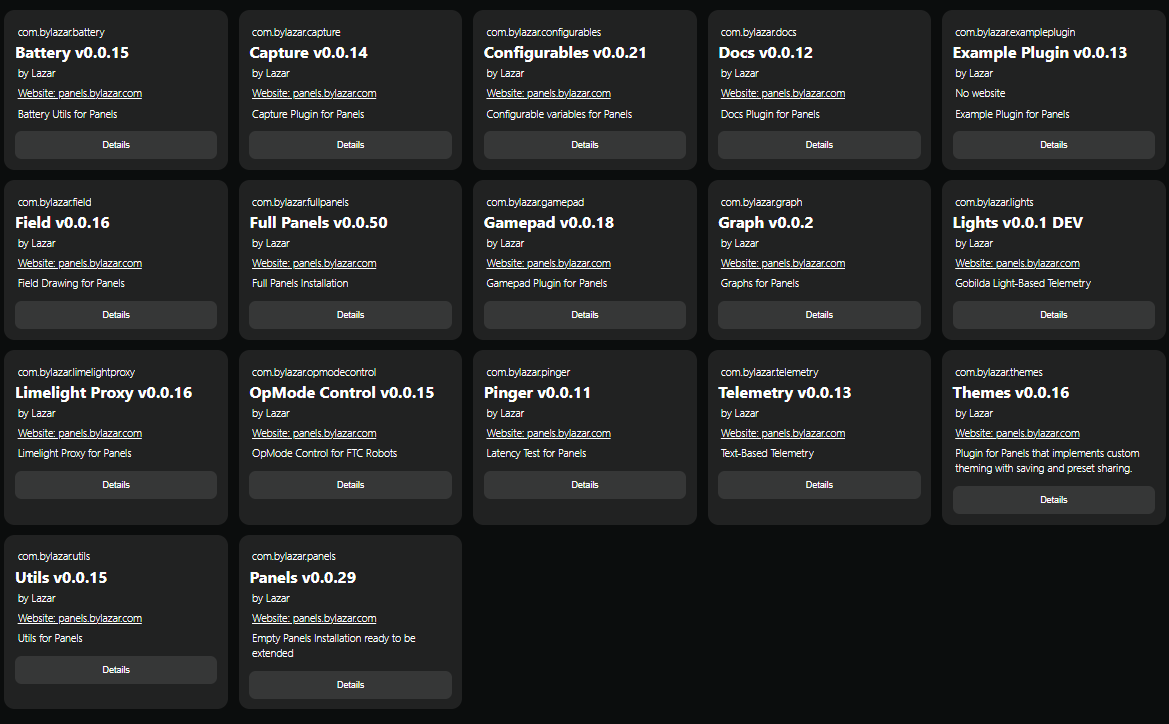
#> input picture input/all-plugins.png, 1169 x 724 px; its folder holds only this picture in this run
$ python main.py
#> lines starting #> are read from the running program, lines starting #| are printed output that depends on the picture; after the words box and inside, x2 and y2 are one past the last pixel; in counts of white or black regions, pixels touching at a corner belong together
from PIL import Image
import os
import math
from collections import deque

SRC_DIR = "input"
DST_DIR = "out"
TARGET_HEX = "0b0d0d"
REPLACEMENT = (0, 0, 0, 0)
FUZZ = 0.08
TRIM_ALPHA_THRESHOLD = 1


def hex_to_rgb(s):
    s = s.strip().lstrip("#")
    if len(s) == 3:
        s = "".join(ch*2 for ch in s)
    if len(s) not in (6, 8):
        raise ValueError(f"Bad hex '{s}'")
    r = int(s[0:2], 16)
    g = int(s[2:4], 16)
    b = int(s[4:6], 16)
    a = int(s[6:8], 16) if len(s) == 8 else 255
    return (r, g, b, a)


def close_enough_rgb(a, b, fuzz):
    dr, dg, db = a[0]-b[0], a[1]-b[1], a[2]-b[2]
    dist = math.sqrt(dr*dr + dg*dg + db*db)
    return (dist / (math.sqrt(3)*255)) <= fuzz


def is_target_pixel(px_val, target_rgba, fuzz):
    r, g, b, a = px_val
    if a <= TRIM_ALPHA_THRESHOLD:
        return False
    return close_enough_rgb((r, g, b, a), target_rgba, fuzz)


os.makedirs(DST_DIR, exist_ok=True)
TARGET = hex_to_rgb(TARGET_HEX)

for name in os.listdir(SRC_DIR):
    if not name.lower().endswith(".png"):
        continue

    src_path = os.path.join(SRC_DIR, name)
    im = Image.open(src_path).convert("RGBA")
#> im is the input picture: PIL image 1169x724 RGBA; mean R, G, B, A 38, 39.2, 39.2, 255
    w, h = im.size
#> w = 1169; h = 724
    px = im.load()

    visited = [[False]*w for _ in range(h)]
    q = deque()

    for x in range(w):
        q.append((x, 0))
        q.append((x, h-1))
    for y in range(h):
        q.append((0, y))
        q.append((w-1, y))

    while q:
        x, y = q.popleft()
        if visited[y][x]:
            continue
        visited[y][x] = True

        if is_target_pixel(px[x, y], TARGET, FUZZ):
            if len(REPLACEMENT) == 4:
                px[x, y] = REPLACEMENT
            else:
                r, g, b, a = px[x, y]
                px[x, y] = (*REPLACEMENT, a)

            if y > 0 and not visited[y-1][x]:
                q.append((x, y-1))
            if y < h-1 and not visited[y+1][x]:
                q.append((x, y+1))
            if x > 0 and not visited[y][x-1]:
                q.append((x-1, y))
            if x < w-1 and not visited[y][x+1]:
                q.append((x+1, y))
#> after the loop, visited = 724 items

    alpha = im.getchannel("A")
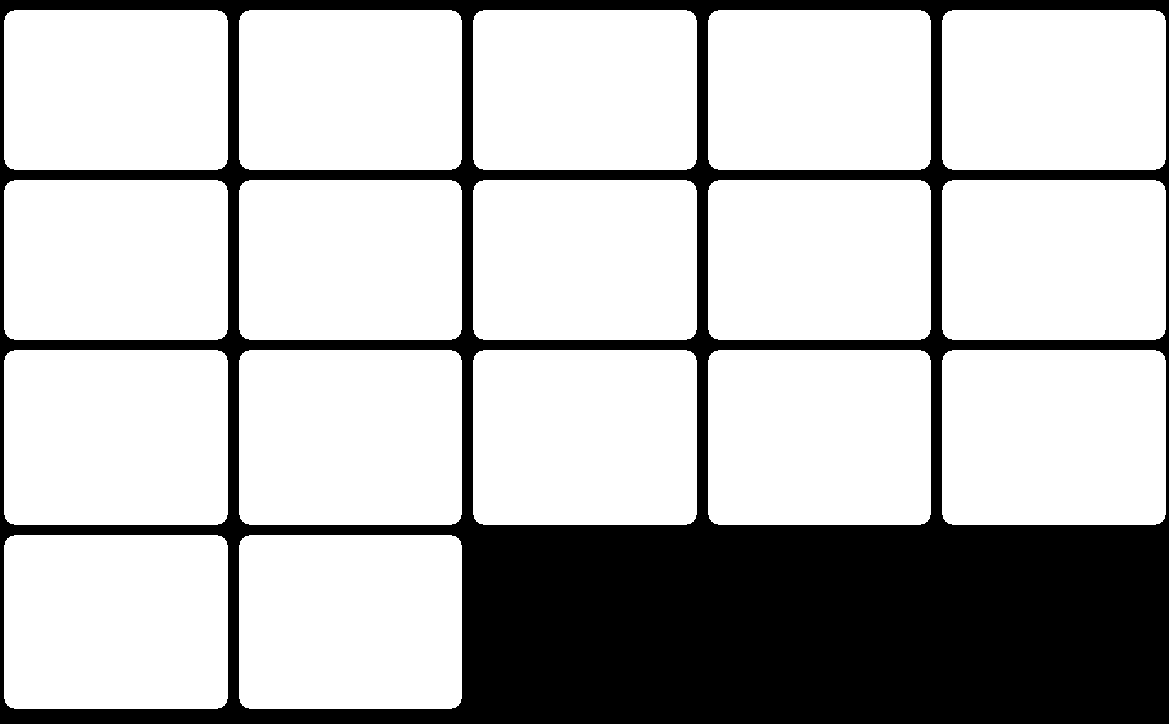
#> alpha: PIL image 1169x724 L; 74.3% white; 1 black region, box (x1, y1, x2, y2) and area: (0, 0, 1169, 724) 217412
    bin_mask = alpha.point(lambda v: 255 if v >
                           TRIM_ALPHA_THRESHOLD else 0, mode="1")
    bbox = bin_mask.getbbox()
#> bbox = (4, 10, 1166, 709)
    if bbox:
        im = im.crop(bbox)
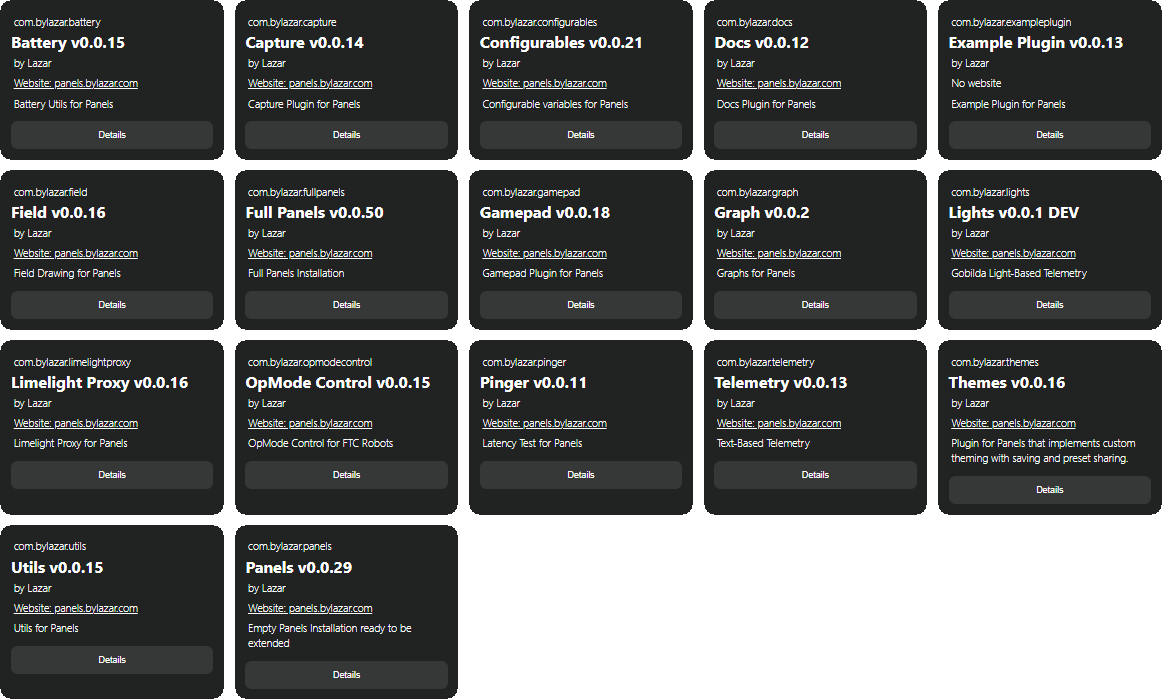
#> im: PIL image 1162x699 RGBA; mean R, G, B, A 36.6, 37.4, 37.4, 197.5; transparent parts drawn white

    out_path = os.path.join(DST_DIR, name)
    im.save(out_path, optimize=True)
    print("Saved:", out_path)

$ run again, on input/changed-configurables.png
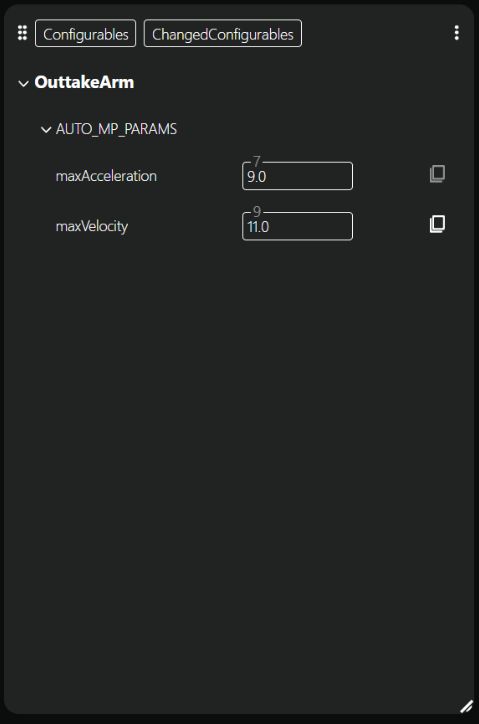
#> input picture input/changed-configurables.png, 479 x 724 px
#> im is the input picture: PIL image 479x724 RGBA; mean R, G, B, A 34.4, 35.4, 35.4, 255
#> after the loop `while q:`: visited = 724 items
#> `alpha = im.getchannel("A")`:
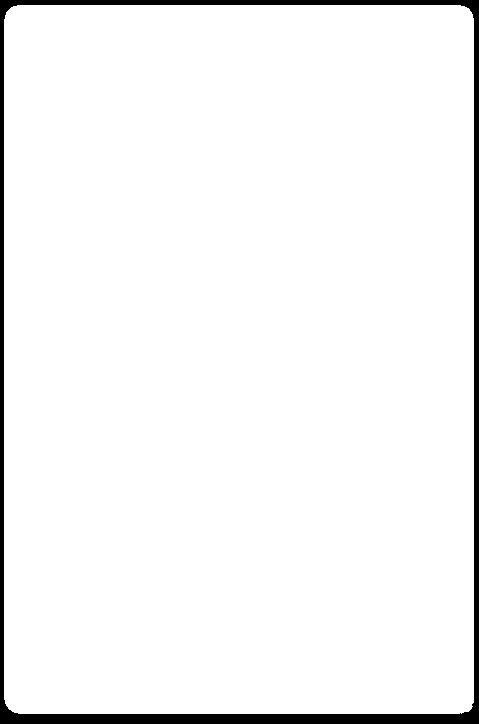
#> alpha: PIL image 479x724 L; 96% white; 1 black region, box (x1, y1, x2, y2) and area: (0, 0, 479, 724) 13784
#> bbox = (4, 5, 474, 714)
#> `im = im.crop(bbox)`:
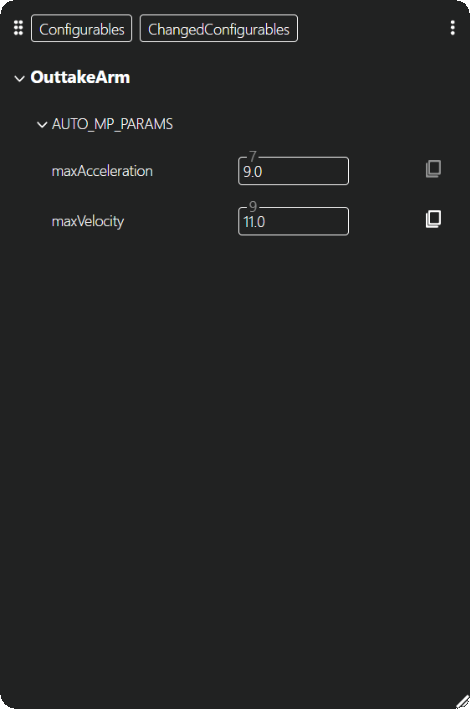
#> im: PIL image 470x709 RGBA; mean R, G, B, A 35.3, 36.3, 36.3, 254.8; transparent parts drawn white

$ run again, on input/configurables-telemetry.png
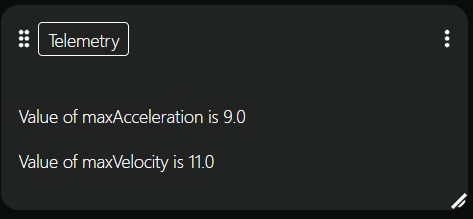
#> input picture input/configurables-telemetry.png, 473 x 219 px
#> im is the input picture: PIL image 473x219 RGBA; mean R, G, B, A 35.4, 36.5, 36.5, 255
#> after the loop `while q:`: visited = 219 items
#> `alpha = im.getchannel("A")`:
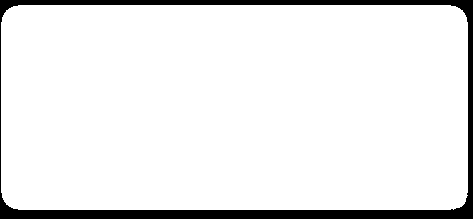
#> alpha: PIL image 473x219 L; 92.1% white; 1 black region, box (x1, y1, x2, y2) and area: (0, 0, 473, 219) 8170
#> bbox = (1, 5, 468, 210)
#> `im = im.crop(bbox)`:
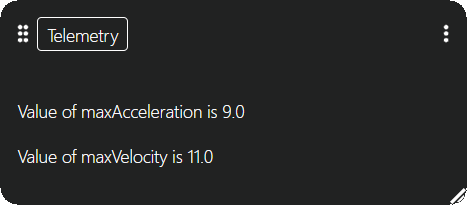
#> im: PIL image 467x205 RGBA; mean R, G, B, A 37.4, 38.4, 38.3, 254.2; transparent parts drawn white

$ run again, on input/battery-pinger.png
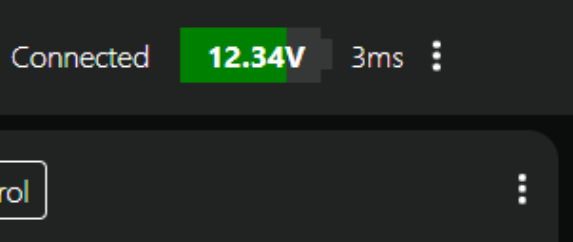
#> input picture input/battery-pinger.png, 573 x 242 px
#> im is the input picture: PIL image 573x242 RGBA; mean R, G, B, A 34.7, 40.4, 35.7, 255
#> after the loop `while q:`: visited = 242 items
#> `alpha = im.getchannel("A")`:
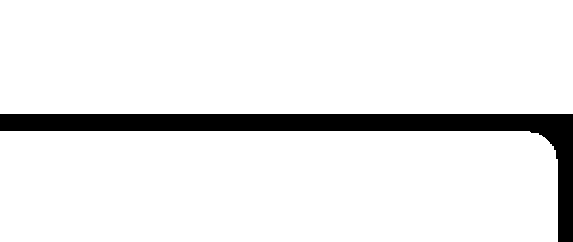
#> alpha: PIL image 573x242 L; 91.6% white; 1 black region, box (x1, y1, x2, y2) and area: (0, 114, 573, 242) 11647
#> bbox = (0, 0, 573, 242)
#> `im = im.crop(bbox)`:
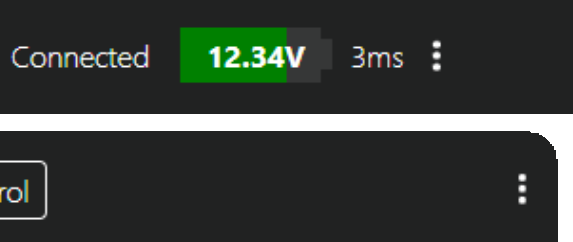
#> im: PIL image 573x242 RGBA; mean R, G, B, A 33.6, 39.2, 34.4, 233.6; transparent parts drawn white
